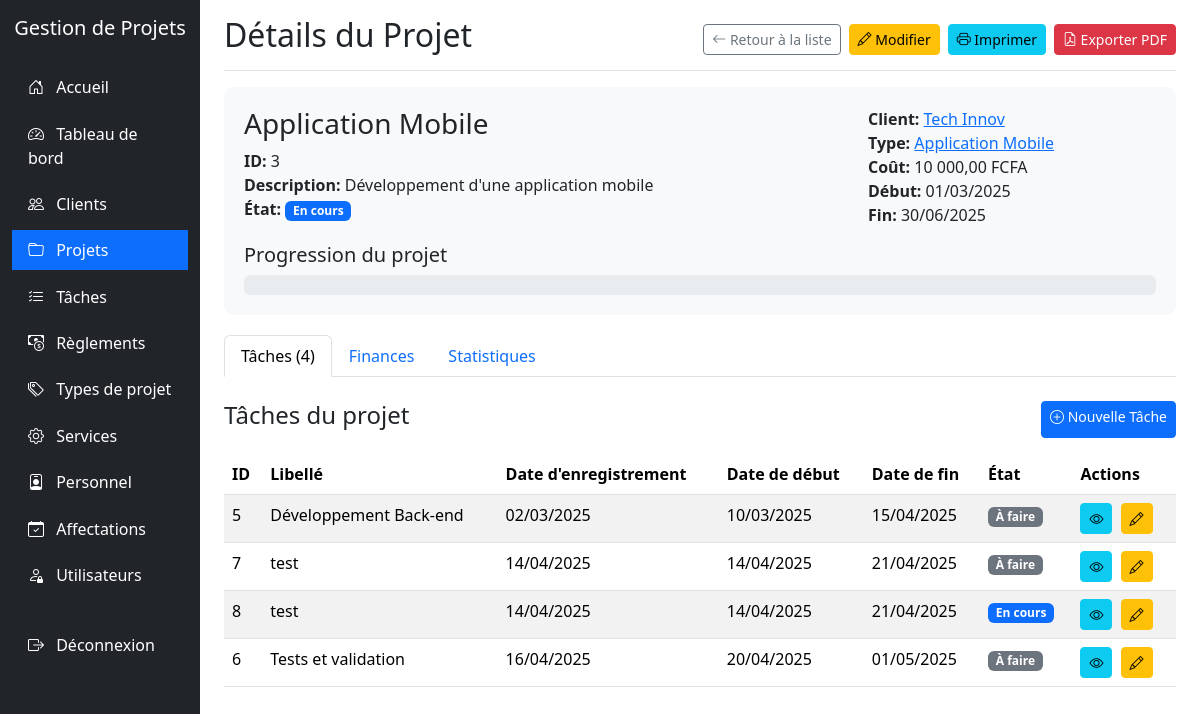
/projets/view.php?id=3 (signed in), run on the app's committed database.
### tables this page shows
CREATE TABLE IF NOT EXISTS `projet` (
  `IdProjet` int NOT NULL AUTO_INCREMENT,
  `TitreProjet` varchar(255) NOT NULL,
  `DescriptionProjet` varchar(255) DEFAULT NULL,
  `CoutProjet` int DEFAULT NULL,
  `DateDebutProjet` date DEFAULT NULL,
  `DateFinProjet` date DEFAULT NULL,
  `EtatProjet` int DEFAULT NULL,
  `IdClient` int DEFAULT NULL,
  `IdTypeProjet` int DEFAULT NULL,
  PRIMARY KEY (`IdProjet`),
  KEY `IdClient` (`IdClient`),
  KEY `IdTypeProjet` (`IdTypeProjet`),
  CONSTRAINT `projet_ibfk_1` FOREIGN KEY (`IdClient`) REFERENCES `client` (`IdClient`),
  CONSTRAINT `projet_ibfk_2` FOREIGN KEY (`IdTypeProjet`) REFERENCES `typeprojet` (`IdTypeProjet`)
);

CREATE TABLE IF NOT EXISTS `client` (
  `IdClient` int NOT NULL AUTO_INCREMENT,
  `NomClient` varchar(255) NOT NULL,
  `AdresseClient` varchar(255) DEFAULT NULL,
  `EmailClient` varchar(255) DEFAULT NULL,
  `TelClient` varchar(255) DEFAULT NULL,
  PRIMARY KEY (`IdClient`)
);

CREATE TABLE IF NOT EXISTS `typeprojet` (
  `IdTypeProjet` int NOT NULL AUTO_INCREMENT,
  `LibelleTypeProjet` varchar(255) NOT NULL,
  `ForfaitCoutTypeProjet` int DEFAULT NULL,
  PRIMARY KEY (`IdTypeProjet`)
);

CREATE TABLE IF NOT EXISTS `tache` (
  `IdTache` int NOT NULL AUTO_INCREMENT,
  `LibelleTache` varchar(255) NOT NULL,
  `DateEnregTache` date DEFAULT NULL,
  `DateDebutTache` date DEFAULT NULL,
  `DateFinTache` date DEFAULT NULL,
  `EtatTache` int DEFAULT NULL,
  `IdProjet` int DEFAULT NULL,
  PRIMARY KEY (`IdTache`),
  KEY `IdProjet` (`IdProjet`),
  CONSTRAINT `tache_ibfk_1` FOREIGN KEY (`IdProjet`) REFERENCES `projet` (`IdProjet`)
);

### projets/view.php (the view, shortened to what this page needs)
<?php
require_once '../config.php';
$id = $_GET['id'];
$sql = "SELECT p.*, c.NomClient, c.EmailClient, c.TelClient, t.LibelleTypeProjet, t.ForfaitCoutTypeProjet
        FROM PROJET p
        JOIN CLIENT c ON p.IdClient = c.IdClient
        JOIN TYPEPROJET t ON p.IdTypeProjet = t.IdTypeProjet
        WHERE p.IdProjet = $id";
$result = mysqli_query($conn, $sql);
$projet = mysqli_fetch_assoc($result);
$tachesSql = "SELECT * FROM TACHE WHERE IdProjet = $id ORDER BY DateDebutTache";
$tachesResult = mysqli_query($conn, $tachesSql);
$tachesStatsSql = "SELECT
                    COUNT(*) as total,
                    SUM(CASE WHEN EtatTache = 1 THEN 1 ELSE 0 END) as a_faire,
                    SUM(CASE WHEN EtatTache = 2 THEN 1 ELSE 0 END) as en_cours,
                    SUM(CASE WHEN EtatTache = 3 THEN 1 ELSE 0 END) as terminees,
                    SUM(CASE WHEN EtatTache = 4 THEN 1 ELSE 0 END) as annulees
                  FROM TACHE
                  WHERE IdProjet = $id";
$tachesStatsResult = mysqli_query($conn, $tachesStatsSql);
$tachesStats = mysqli_fetch_assoc($tachesStatsResult);
$totalTaches = $tachesStats['total'];
?>
<!DOCTYPE html>
<html lang="fr">
<head>
    <link href="../libs/bootstrap@5.3.0-alpha1/dist/css/bootstrap.min.css" rel="stylesheet">
    <link rel="stylesheet" href="../libs/bootstrap-icons-1.10.0/font/bootstrap-icons.css">
</head>
<body>
    <div class="container-fluid">
        <div class="row">
            <div class="col-md-3 col-lg-2 d-md-block sidebar collapse">
                <div class="position-sticky pt-3">
                    <div class="text-center mb-4">
                        <h5 class="text-white">Gestion de Projets</h5>
                    </div>
                    <ul class="nav flex-column">
                        <li class="nav-item">
                            <a class="nav-link" href="../index.php">
                                <i class="bi bi-house-door"></i> Accueil
                            </a>
                        </li>
                        <li class="nav-item">
                            <a class="nav-link" href="../dashboard/index.php">
                                <i class="bi bi-speedometer2"></i> Tableau de bord
                            </a>
                        </li>
                        <li class="nav-item">
                            <a class="nav-link" href="../clients/index.php">
                                <i class="bi bi-people"></i> Clients
                            </a>
                        </li>
                        <li class="nav-item">
                            <a class="nav-link active" href="../projets/index.php">
                                <i class="bi bi-folder"></i> Projets
                            </a>
                        </li>
                        <li class="nav-item">
                            <a class="nav-link" href="../taches/index.php">
                                <i class="bi bi-list-check"></i> Tâches
                            </a>
                        </li>
                        <li class="nav-item">
                            <a class="nav-link" href="../reglements/index.php">
                                <i class="bi bi-cash-coin"></i> Règlements
                            </a>
                        </li>
                        <li class="nav-item">
                            <a class="nav-link" href="../typesprojet/index.php">
                                <i class="bi bi-tags"></i> Types de projet
                            </a>
                        </li>
                        <li class="nav-item">
                            <a class="nav-link" href="../services/index.php">
                                <i class="bi bi-gear"></i> Services
                            </a>
                        </li>
                        <li class="nav-item">
                            <a class="nav-link" href="../personnel/index.php">
                                <i class="bi bi-person-badge"></i> Personnel
                            </a>
                        </li>
                        <li class="nav-item">
                            <a class="nav-link" href="../affectations/index.php">
                                <i class="bi bi-calendar-check"></i> Affectations
                            </a>
                        </li>
                        <?php if ($_SESSION['role'] == 'admin'): ?>
                        <li class="nav-item">
                            <a class="nav-link" href="../utilisateurs/index.php">
                                <i class="bi bi-person-lock"></i> Utilisateurs
                            </a>
                        </li>
                        <?php endif; ?>
                        <li class="nav-item mt-4">
                            <a class="nav-link" href="../logout.php">
                                <i class="bi bi-box-arrow-right"></i> Déconnexion
                            </a>
                        </li>
                    </ul>
                </div>
            </div>
            <div class="col-md-9 ms-sm-auto col-lg-10 px-md-4">
                <div class="d-flex justify-content-between flex-wrap flex-md-nowrap align-items-center pt-3 pb-2 mb-3 border-bottom">
                    <h1 class="h2">Détails du Projet</h1>
                    <div class="btn-toolbar mb-2 mb-md-0">
                        <a href="index.php" class="btn btn-sm btn-outline-secondary me-2">
                            <i class="bi bi-arrow-left"></i> Retour à la liste
                        </a>
                        <a href="edit.php?id=<?php echo $id; ?>" class="btn btn-sm btn-warning me-2">
                            <i class="bi bi-pencil"></i> Modifier
                        </a>
                        <button onclick="window.print()" class="btn btn-sm btn-info me-2">
                            <i class="bi bi-printer"></i> Imprimer
                        </button>
                        <a href="export_pdf.php?id=<?php echo $id; ?>" class="btn btn-sm btn-danger">
                            <i class="bi bi-file-earmark-pdf"></i> Exporter PDF
                        </a>
                    </div>
                </div>
                <div class="projet-header">
                    <div class="row">
                        <div class="col-md-8">
                            <h3><?php echo htmlspecialchars($projet['TitreProjet']); ?></h3>
                            <p class="projet-info"><strong>ID:</strong> <?php echo $projet['IdProjet']; ?></p>
                            <p class="projet-info"><strong>Description:</strong> <?php echo htmlspecialchars($projet['DescriptionProjet']); ?></p>
                            <p class="projet-info">
                                <strong>État:</strong>
                                <?php
                                switch($projet['EtatProjet']) {
                                    case 1: echo "<span class='badge bg-primary'>En cours</span>"; break;
                                }
                                ?>
                            </p>
                        </div>
                        <div class="col-md-4">
                            <p class="projet-info"><strong>Client:</strong> <a href="../clients/view.php?id=<?php echo $projet['IdClient']; ?>"><?php echo htmlspecialchars($projet['NomClient']); ?></a></p>
                            <p class="projet-info"><strong>Type:</strong> <a href="../typesprojet/view.php?id=<?php echo $projet['IdTypeProjet']; ?>"><?php echo htmlspecialchars($projet['LibelleTypeProjet']); ?></a></p>
                            <p class="projet-info"><strong>Coût:</strong> <?php echo number_format($projet['CoutProjet'], 2, ',', ' '); ?> FCFA</p>
                            <p class="projet-info"><strong>Début:</strong> <?php echo date('d/m/Y', strtotime($projet['DateDebutProjet'])); ?></p>
                            <p class="projet-info"><strong>Fin:</strong> <?php echo date('d/m/Y', strtotime($projet['DateFinProjet'])); ?></p>
                        </div>
                    </div>
                    <div class="row mt-3">
                        <div class="col-12">
                            <h5>Progression du projet</h5>
                            <div class="progress">
                            </div>
                        </div>
                    </div>
                </div>
                <ul class="nav nav-tabs mb-4" id="projetTab" role="tablist">
                    <li class="nav-item" role="presentation">
                        <button class="nav-link active" id="taches-tab" data-bs-toggle="tab" data-bs-target="#taches" type="button" role="tab" aria-controls="taches" aria-selected="true">Tâches (<?php echo $totalTaches; ?>)</button>
                    </li>
                    <li class="nav-item" role="presentation">
                        <button class="nav-link" id="finances-tab" data-bs-toggle="tab" data-bs-target="#finances" type="button" role="tab" aria-controls="finances" aria-selected="false">Finances</button>
                    </li>
                    <li class="nav-item" role="presentation">
                        <button class="nav-link" id="statistiques-tab" data-bs-toggle="tab" data-bs-target="#statistiques" type="button" role="tab" aria-controls="statistiques" aria-selected="false">Statistiques</button>
                    </li>
                </ul>
                <div class="tab-content" id="projetTabContent">
                    <div class="tab-pane fade show active" id="taches" role="tabpanel" aria-labelledby="taches-tab">
                        <div class="d-flex justify-content-between mb-3">
                            <h4>Tâches du projet</h4>
                            <a href="../taches/create.php?projet=<?php echo $id; ?>" class="btn btn-sm btn-primary no-print">
                                <i class="bi bi-plus-circle"></i> Nouvelle Tâche
                            </a>
                        </div>
                        <?php if (mysqli_num_rows($tachesResult) > 0): ?>
                        <div class="table-responsive">
                            <table class="table table-striped table-hover">
                                <thead>
                                    <tr>
                                        <th>ID</th>
                                        <th>Libellé</th>
                                        <th>Date d'enregistrement</th>
                                        <th>Date de début</th>
                                        <th>Date de fin</th>
                                        <th>État</th>
                                        <th class="no-print">Actions</th>
                                    </tr>
                                </thead>
                                <tbody>
                                    <?php while($tache = mysqli_fetch_assoc($tachesResult)):
                                        $etat = "";
                                        switch($tache['EtatTache']) {
                                            case 1: $etat = "<span class='badge bg-secondary'>À faire</span>"; break;
                                            case 2: $etat = "<span class='badge bg-primary'>En cours</span>"; break;
                                        }
                                    ?>
                                    <tr>
                                        <td><?php echo $tache['IdTache']; ?></td>
                                        <td><?php echo htmlspecialchars($tache['LibelleTache']); ?></td>
                                        <td><?php echo date('d/m/Y', strtotime($tache['DateEnregTache'])); ?></td>
                                        <td><?php echo date('d/m/Y', strtotime($tache['DateDebutTache'])); ?></td>
                                        <td><?php echo date('d/m/Y', strtotime($tache['DateFinTache'])); ?></td>
                                        <td><?php echo $etat; ?></td>
                                        <td class="no-print">
                                            <a href="../taches/view.php?id=<?php echo $tache['IdTache']; ?>" class="btn btn-sm btn-info me-1"><i class="bi bi-eye"></i></a>
                                            <a href="../taches/edit.php?id=<?php echo $tache['IdTache']; ?>" class="btn btn-sm btn-warning me-1"><i class="bi bi-pencil"></i></a>
                                        </td>
                                    </tr>
                                    <?php endwhile; ?>
                                </tbody>
                            </table>
                        </div>
                        <?php else: ?>
                        <div class="alert alert-info">
                            Aucune tâche trouvée pour ce projet.
                        </div>
                        <?php endif; ?>
                    </div>
                </div>
            </div>
        </div>
    </div>
</body>
</html>

### projets/view.php (style rules this page uses)
.sidebar { min-height: 100vh; background-color: #212529; }
.sidebar .nav-link { color: #fff; padding: 0.5rem 1rem; margin: 0.2rem 0; }
.sidebar .nav-link.active { background-color: #0d6efd; }
.sidebar .nav-link i { margin-right: 0.5rem; }
.projet-header { background-color: #f8f9fa; border-radius: 10px; padding: 20px; margin-bottom: 20px; }
.projet-info { margin-bottom: 0; }
.progress { height: 20px; }

### data on the page
projet: TitreProjet "Application Mobile", IdProjet "3", DescriptionProjet "Développement d'une application mobile", IdClient.NomClient "Tech Innov", IdTypeProjet.LibelleTypeProjet "Application Mobile", CoutProjet "10 000,00", DateDebutProjet "01/03/2025", DateFinProjet "30/06/2025"
tache: IdTache "5", LibelleTache "Développement Back-end", DateEnregTache "02/03/2025", DateDebutTache "10/03/2025", DateFinTache "15/04/2025", EtatTache "À faire"
tache: IdTache "7", LibelleTache "test", DateEnregTache "14/04/2025", DateDebutTache "14/04/2025", DateFinTache "21/04/2025", EtatTache "À faire"
tache: IdTache "8", LibelleTache "test", DateEnregTache "14/04/2025", DateDebutTache "14/04/2025", DateFinTache "21/04/2025", EtatTache "En cours"
tache: IdTache "6", LibelleTache "Tests et validation", DateEnregTache "16/04/2025", DateDebutTache "20/04/2025", DateFinTache "01/05/2025", EtatTache "À faire"

### other printed values
$totalTaches "4"
